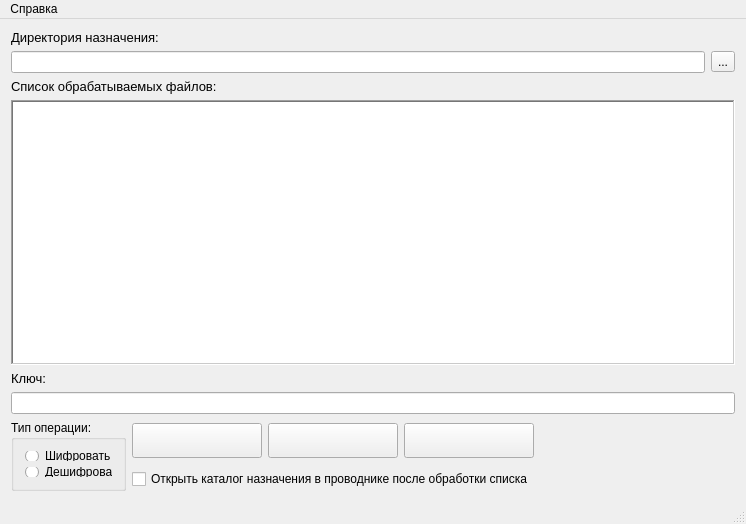
<?xml version="1.0" encoding="UTF-8"?>
<ui version="4.0">
 <class>MainWindow</class>
 <widget class="QMainWindow" name="MainWindow">
  <property name="geometry">
   <rect>
    <x>0</x>
    <y>0</y>
    <width>746</width>
    <height>524</height>
   </rect>
  </property>
  <property name="minimumSize">
   <size>
    <width>0</width>
    <height>0</height>
   </size>
  </property>
  <property name="windowTitle">
   <string>Blowfisher</string>
  </property>
  <property name="animated">
   <bool>false</bool>
  </property>
  <property name="documentMode">
   <bool>false</bool>
  </property>
  <property name="dockNestingEnabled">
   <bool>false</bool>
  </property>
  <property name="unifiedTitleAndToolBarOnMac">
   <bool>false</bool>
  </property>
  <widget class="QWidget" name="centralWidget">
   <layout class="QGridLayout" name="gridLayout_2">
    <item row="6" column="0" rowspan="2">
     <widget class="QGroupBox" name="groupBox">
      <property name="minimumSize">
       <size>
        <width>115</width>
        <height>71</height>
       </size>
      </property>
      <property name="maximumSize">
       <size>
        <width>115</width>
        <height>71</height>
       </size>
      </property>
      <property name="title">
       <string>Тип операции:</string>
      </property>
      <property name="flat">
       <bool>false</bool>
      </property>
      <layout class="QGridLayout" name="gridLayout">
       <item row="0" column="0">
        <widget class="QRadioButton" name="encryptButton">
         <property name="text">
          <string>Шифровать</string>
         </property>
        </widget>
       </item>
       <item row="1" column="0">
        <widget class="QRadioButton" name="decryptButton">
         <property name="text">
          <string>Дешифровать</string>
         </property>
        </widget>
       </item>
      </layout>
     </widget>
    </item>
    <item row="7" column="1">
     <widget class="QCheckBox" name="openDir">
      <property name="text">
       <string>Открыть каталог назначения в проводнике после обработки списка</string>
      </property>
     </widget>
    </item>
    <item row="5" column="0" colspan="2">
     <widget class="QLineEdit" name="key">
      <property name="font">
       <font>
        <weight>75</weight>
        <bold>true</bold>
       </font>
      </property>
     </widget>
    </item>
    <item row="6" column="1">
     <layout class="QHBoxLayout" name="horizontalLayout_2">
      <item>
       <widget class="QPushButton" name="addItem">
        <property name="minimumSize">
         <size>
          <width>130</width>
          <height>35</height>
         </size>
        </property>
        <property name="maximumSize">
         <size>
          <width>130</width>
          <height>35</height>
         </size>
        </property>
        <property name="toolTip">
         <string>Добавить файл</string>
        </property>
        <property name="text">
         <string/>
        </property>
        <property name="icon">
         <iconset resource="icons.qrc">
          <normaloff>:/icons/icon/folderAdd.png</normaloff>:/icons/icon/folderAdd.png</iconset>
        </property>
        <property name="iconSize">
         <size>
          <width>28</width>
          <height>28</height>
         </size>
        </property>
       </widget>
      </item>
      <item>
       <widget class="QPushButton" name="deleteItem">
        <property name="minimumSize">
         <size>
          <width>130</width>
          <height>35</height>
         </size>
        </property>
        <property name="maximumSize">
         <size>
          <width>130</width>
          <height>35</height>
         </size>
        </property>
        <property name="toolTip">
         <string>Убрать файл из списка</string>
        </property>
        <property name="text">
         <string/>
        </property>
        <property name="icon">
         <iconset resource="icons.qrc">
          <normaloff>:/icons/icon/delete.png</normaloff>:/icons/icon/delete.png</iconset>
        </property>
        <property name="iconSize">
         <size>
          <width>28</width>
          <height>28</height>
         </size>
        </property>
       </widget>
      </item>
      <item>
       <widget class="QPushButton" name="start">
        <property name="minimumSize">
         <size>
          <width>130</width>
          <height>35</height>
         </size>
        </property>
        <property name="maximumSize">
         <size>
          <width>130</width>
          <height>35</height>
         </size>
        </property>
        <property name="toolTip">
         <string>Обработать список</string>
        </property>
        <property name="text">
         <string/>
        </property>
        <property name="icon">
         <iconset resource="icons.qrc">
          <normaloff>:/icons/icon/go.png</normaloff>:/icons/icon/go.png</iconset>
        </property>
        <property name="iconSize">
         <size>
          <width>30</width>
          <height>30</height>
         </size>
        </property>
       </widget>
      </item>
      <item>
       <spacer name="horizontalSpacer">
        <property name="orientation">
         <enum>Qt::Horizontal</enum>
        </property>
        <property name="sizeHint" stdset="0">
         <size>
          <width>40</width>
          <height>20</height>
         </size>
        </property>
       </spacer>
      </item>
     </layout>
    </item>
    <item row="0" column="0" colspan="2">
     <widget class="QLabel" name="label">
      <property name="font">
       <font>
        <pointsize>10</pointsize>
       </font>
      </property>
      <property name="text">
       <string>Директория назначения:</string>
      </property>
     </widget>
    </item>
    <item row="4" column="0">
     <widget class="QLabel" name="label_2">
      <property name="font">
       <font>
        <pointsize>10</pointsize>
       </font>
      </property>
      <property name="text">
       <string>Ключ:</string>
      </property>
     </widget>
    </item>
    <item row="2" column="0" colspan="2">
     <widget class="QLabel" name="label_3">
      <property name="font">
       <font>
        <pointsize>10</pointsize>
       </font>
      </property>
      <property name="text">
       <string>Список обрабатываемых файлов:</string>
      </property>
     </widget>
    </item>
    <item row="3" column="0" colspan="2">
     <widget class="QListWidget" name="listfile">
      <property name="frameShape">
       <enum>QFrame::WinPanel</enum>
      </property>
      <property name="tabKeyNavigation">
       <bool>false</bool>
      </property>
      <property name="alternatingRowColors">
       <bool>true</bool>
      </property>
      <property name="selectionMode">
       <enum>QAbstractItemView::SingleSelection</enum>
      </property>
      <property name="selectionBehavior">
       <enum>QAbstractItemView::SelectItems</enum>
      </property>
      <property name="viewMode">
       <enum>QListView::ListMode</enum>
      </property>
     </widget>
    </item>
    <item row="1" column="0" colspan="2">
     <layout class="QHBoxLayout" name="horizontalLayout">
      <item>
       <widget class="QLineEdit" name="path">
        <property name="font">
         <font>
          <weight>75</weight>
          <bold>true</bold>
         </font>
        </property>
        <property name="mouseTracking">
         <bool>true</bool>
        </property>
        <property name="contextMenuPolicy">
         <enum>Qt::NoContextMenu</enum>
        </property>
        <property name="inputMethodHints">
         <set>Qt::ImhEmailCharactersOnly</set>
        </property>
        <property name="readOnly">
         <bool>true</bool>
        </property>
       </widget>
      </item>
      <item>
       <widget class="QToolButton" name="selectDir">
        <property name="toolTip">
         <string>Выбрать каталог</string>
        </property>
        <property name="text">
         <string>...</string>
        </property>
       </widget>
      </item>
     </layout>
    </item>
   </layout>
  </widget>
  <widget class="QMenuBar" name="menuBar">
   <property name="geometry">
    <rect>
     <x>0</x>
     <y>0</y>
     <width>746</width>
     <height>20</height>
    </rect>
   </property>
   <widget class="QMenu" name="help">
    <property name="title">
     <string>Справка</string>
    </property>
    <addaction name="aboutMenu"/>
   </widget>
   <addaction name="help"/>
  </widget>
  <widget class="QStatusBar" name="statusBar"/>
  <action name="aboutMenu">
   <property name="text">
    <string>О программе</string>
   </property>
  </action>
 </widget>
 <layoutdefault spacing="6" margin="11"/>
 <tabstops>
  <tabstop>selectDir</tabstop>
  <tabstop>path</tabstop>
  <tabstop>listfile</tabstop>
  <tabstop>key</tabstop>
  <tabstop>addItem</tabstop>
  <tabstop>deleteItem</tabstop>
  <tabstop>encryptButton</tabstop>
  <tabstop>decryptButton</tabstop>
  <tabstop>start</tabstop>
 </tabstops>
 <resources>
  <include location="icons.qrc"/>
 </resources>
 <connections/>
</ui>
